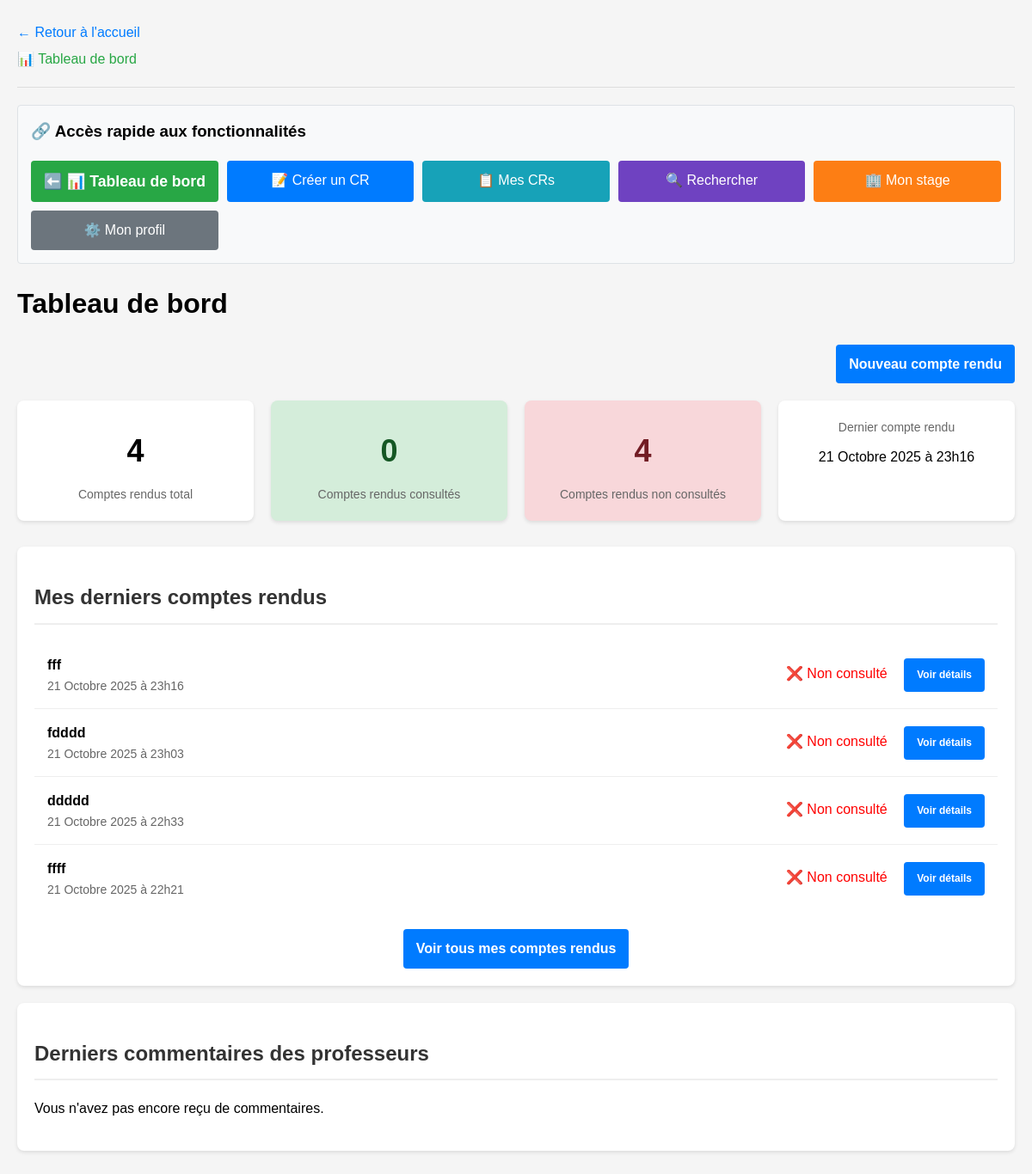
Page /tableau_bord_eleve.php (signed in) on the committed database.
### tables this page shows
CREATE TABLE IF NOT EXISTS `cr` (
  `num` bigint NOT NULL AUTO_INCREMENT,
  `date` date DEFAULT NULL,
  `description` text,
  `titre` varchar(255) DEFAULT NULL,
  `contenu_html` longtext,
  `vu` tinyint(1) DEFAULT '0',
  `archivé` tinyint(1) DEFAULT '0',
  `datetime` datetime DEFAULT NULL,
  `num_version` int DEFAULT '1',
  `num_utilisateur` int DEFAULT NULL,
  `groupe_id` int DEFAULT NULL,
  PRIMARY KEY (`num`),
  KEY `num_utilisateur` (`num_utilisateur`),
  KEY `groupe_id` (`groupe_id`)
);

### tableau_bord_eleve.php (the view, shortened to what this page needs)
<?php
include '_conf.php';
include 'fonctions.php';
$bdd = mysqli_connect($serveurBDD, $userBDD, $mdpBDD, $nomBDD);
$user_id = $_SESSION['Sid'];
$stats_query = "SELECT
COUNT(*) as total_cr,
SUM(CASE WHEN vu = 1 THEN 1 ELSE 0 END) as cr_vus,
SUM(CASE WHEN vu = 0 THEN 1 ELSE 0 END) as cr_non_vus,
MAX(datetime) as dernier_cr
FROM cr
WHERE num_utilisateur = $user_id";
$stats_result = mysqli_query($bdd, $stats_query);
$stats = mysqli_fetch_assoc($stats_result);
$commentaires_query = "SELECT c.*, cr.description as cr_description, u.nom, u.prenom
FROM commentaires c
JOIN cr ON c.cr_id = cr.num
JOIN utilisateur u ON c.professeur_id = u.num
WHERE cr.num_utilisateur = $user_id
ORDER BY c.date_creation DESC
LIMIT 5";
$commentaires_result = mysqli_query($bdd, $commentaires_query);
$derniers_cr_query = "SELECT * FROM cr
WHERE num_utilisateur = $user_id
ORDER BY datetime DESC
LIMIT 5";
$derniers_cr_result = mysqli_query($bdd, $derniers_cr_query);
function formatDateFrench($date) { if (!$date) return "Aucun";
    $english_months = array('January', 'February', 'March', 'April', 'May', 'June', 'July', 'August', 'September', 'October', 'November', 'December');
    $french_months = array('Janvier', 'Février', 'Mars', 'Avril', 'Mai', 'Juin', 'Juillet', 'Août', 'Septembre', 'Octobre', 'Novembre', 'Décembre');
    $date_str = date('d F Y à H\hi', strtotime($date));
    $date_str = str_replace($english_months, $french_months, $date_str);
return $date_str; }
?>
<!DOCTYPE html>
<html lang="fr">
    <head>
    </head>
    <body>
        <div class="container">
            <h1>Tableau de bord</h1>
            <div style="text-align: right; margin-bottom: 20px;">
                <a href="editer_cr.php" class="btn">Nouveau compte rendu</a>
            </div>
            <div class="stats-container">
                <div class="stat-card">
 <div class="stat-value"><?php echo $stats['total_cr'] ?: 0; ?></div>
                    <div class="stat-label">Comptes rendus total</div>
                </div>
                <div class="stat-card" style="background-color: #d4edda; color: #155724;">
 <div class="stat-value"><?php echo $stats['cr_vus'] ?: 0; ?></div>
                    <div class="stat-label">Comptes rendus consultés</div>
                </div>
                <div class="stat-card" style="background-color: #f8d7da; color: #721c24;">
 <div class="stat-value"><?php echo $stats['cr_non_vus'] ?: 0; ?></div>
                    <div class="stat-label">Comptes rendus non consultés</div>
                </div>
                <div class="stat-card">
                    <div class="stat-label">Dernier compte rendu</div>
                    <div style="font-size: 16px; margin-top: 10px;">
 <?php echo formatDateFrench($stats['dernier_cr']); ?>
                    </div>
                </div>
            </div>
            <div class="card">
                <h2>Mes derniers comptes rendus</h2>
 <?php if (mysqli_num_rows($derniers_cr_result) > 0): ?>
                <ul class="cr-list">
 <?php while ($cr = mysqli_fetch_assoc($derniers_cr_result)): ?>
                    <li class="cr-item">
                        <div style="display: flex; justify-content: space-between; align-items: center;">
                            <div>
 <strong><?php echo strip_tags(substr($cr['description'], 0, 100)) . (strlen($cr['description']) > 100 ? '...' : ''); ?></strong>
                                <div style="color: #666; font-size: 14px;">
 <?php echo formatDateFrench($cr['datetime']); ?>
                                </div>
                            </div>
                            <div>
 <span style="margin-right: 15px; <?php echo $cr['vu'] ? 'color: green;' : 'color: red;'; ?>">
 <?php echo $cr['vu'] ? '✅ Consulté' : '❌ Non consulté'; ?>
                                </span>
 <a href="liste_cr.php?detail=<?php echo $cr['num']; ?>" class="btn" style="font-size: 12px;">Voir détails</a>
                            </div>
                        </div>
                    </li>
 <?php endwhile; ?>
                </ul>
                <div style="text-align: center; margin-top: 20px;">
                    <a href="liste_cr.php" class="btn">Voir tous mes comptes rendus</a>
                </div>
 <?php endif; ?>
            </div>
            <div class="card">
                <h2>Derniers commentaires des professeurs</h2>
 <?php if (mysqli_num_rows($commentaires_result) > 0): ?>
 <?php while ($commentaire = mysqli_fetch_assoc($commentaires_result)): ?>
                <div class="comment-item">
                    <div style="margin-bottom: 10px;">
 <strong><?php echo htmlspecialchars($commentaire['prenom'] . ' ' . $commentaire['nom']); ?></strong>
                        <span style="color: #666; font-size: 12px; margin-left: 10px;">
 <?php echo formatDateFrench($commentaire['date_creation']); ?>
                        </span>
                    </div>
                    <div style="margin-bottom: 10px; font-style: italic; color: #666;">
 Sur le CR: <?php echo htmlspecialchars(substr($commentaire['cr_description'], 0, 50)) . '...'; ?>
                    </div>
                    <div>
 <?php echo htmlspecialchars($commentaire['commentaire']); ?>
                    </div>
                    <div style="text-align: right; margin-top: 10px;">
 <a href="liste_cr.php?detail=<?php echo $commentaire['cr_id']; ?>" style="color: #007bff; text-decoration: none;">
                        Voir le compte rendu complet →
                        </a>
                    </div>
                </div>
 <?php endwhile; ?>
 <?php else: ?>
                <p>Vous n'avez pas encore reçu de commentaires.</p>
 <?php endif; ?>
            </div>
        </div>
    </body>
</html>

### tableau_bord_eleve.php (style rules this page uses)
body { font-family: Arial, sans-serif; line-height: 1.6; margin: 0; padding: 20px; background-color: #f5f5f5; }
.container { max-width: 1200px; margin: 0 auto; }
.card { background: white; border-radius: 8px; box-shadow: 0 2px 4px rgba(0,0,0,0.1); padding: 20px; margin-bottom: 20px; }
.stats-container { display: flex; flex-wrap: wrap; gap: 20px; margin-bottom: 30px; }
.stat-card { flex: 1; min-width: 200px; background: white; border-radius: 8px; box-shadow: 0 2px 4px rgba(0,0,0,0.1); padding: 20px; text-align: center; }
.stat-value { font-size: 36px; font-weight: bold; margin: 10px 0; }
.stat-label { color: #666; font-size: 14px; }
.cr-list { list-style: none; padding: 0; }
.cr-item { padding: 15px; border-bottom: 1px solid #eee; }
.cr-item:last-child { border-bottom: none; }
.btn { display: inline-block; background: #007bff; color: white; padding: 10px 15px; text-decoration: none; border-radius: 4px; font-weight: bold; }
h2 { color: #333; border-bottom: 2px solid #eee; padding-bottom: 10px; }

### rows in the picture
cr: description "fff", datetime "21 Octobre 2025 à 23h16", vu "❌ Non consulté"
cr: description "fdddd", datetime "21 Octobre 2025 à 23h03", vu "❌ Non consulté"
cr: description "ddddd", datetime "21 Octobre 2025 à 22h33", vu "❌ Non consulté"
cr: description "ffff", datetime "21 Octobre 2025 à 22h21", vu "❌ Non consulté"

### other values in the picture
$icon "📊"
$dashboard_icon "📊"
$stats['total_cr'] ?: 0 "4"
$stats['cr_vus'] ?: 0 "0"
$stats['cr_non_vus'] ?: 0 "4"
formatDateFrench($stats['dernier_cr']) "21 Octobre 2025 à 23h16"
